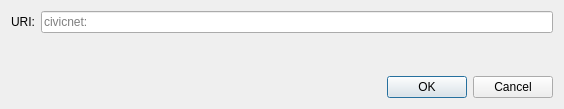
<?xml version="1.0" encoding="UTF-8"?>
<ui version="4.0">
 <class>OpenURIDialog</class>
 <widget class="QDialog" name="OpenURIDialog">
  <property name="geometry">
   <rect>
    <x>0</x>
    <y>0</y>
    <width>564</width>
    <height>109</height>
   </rect>
  </property>
  <property name="windowTitle">
   <string>Open civicnet URI</string>
  </property>
  <layout class="QVBoxLayout" name="verticalLayout">
   <item>
    <layout class="QHBoxLayout" name="horizontalLayout">
     <item>
      <widget class="QLabel" name="label">
       <property name="text">
        <string>URI:</string>
       </property>
      </widget>
     </item>
     <item>
      <widget class="QValidatedLineEdit" name="uriEdit">
       <property name="placeholderText">
        <string notr="true">civicnet:</string>
       </property>
      </widget>
     </item>
    </layout>
   </item>
   <item>
    <spacer name="verticalSpacer">
     <property name="orientation">
      <enum>Qt::Vertical</enum>
     </property>
     <property name="sizeHint" stdset="0">
      <size>
       <width>20</width>
       <height>40</height>
      </size>
     </property>
    </spacer>
   </item>
   <item>
    <widget class="QDialogButtonBox" name="buttonBox">
     <property name="orientation">
      <enum>Qt::Horizontal</enum>
     </property>
     <property name="standardButtons">
      <set>QDialogButtonBox::Cancel|QDialogButtonBox::Ok</set>
     </property>
    </widget>
   </item>
  </layout>
 </widget>
 <customwidgets>
  <customwidget>
   <class>QValidatedLineEdit</class>
   <extends>QLineEdit</extends>
   <header>qt/qvalidatedlineedit.h</header>
  </customwidget>
 </customwidgets>
 <resources/>
 <connections>
  <connection>
   <sender>buttonBox</sender>
   <signal>accepted()</signal>
   <receiver>OpenURIDialog</receiver>
   <slot>accept()</slot>
   <hints>
    <hint type="sourcelabel">
     <x>248</x>
     <y>254</y>
    </hint>
    <hint type="destinationlabel">
     <x>157</x>
     <y>274</y>
    </hint>
   </hints>
  </connection>
  <connection>
   <sender>buttonBox</sender>
   <signal>rejected()</signal>
   <receiver>OpenURIDialog</receiver>
   <slot>reject()</slot>
   <hints>
    <hint type="sourcelabel">
     <x>316</x>
     <y>260</y>
    </hint>
    <hint type="destinationlabel">
     <x>286</x>
     <y>274</y>
    </hint>
   </hints>
  </connection>
 </connections>
</ui>
